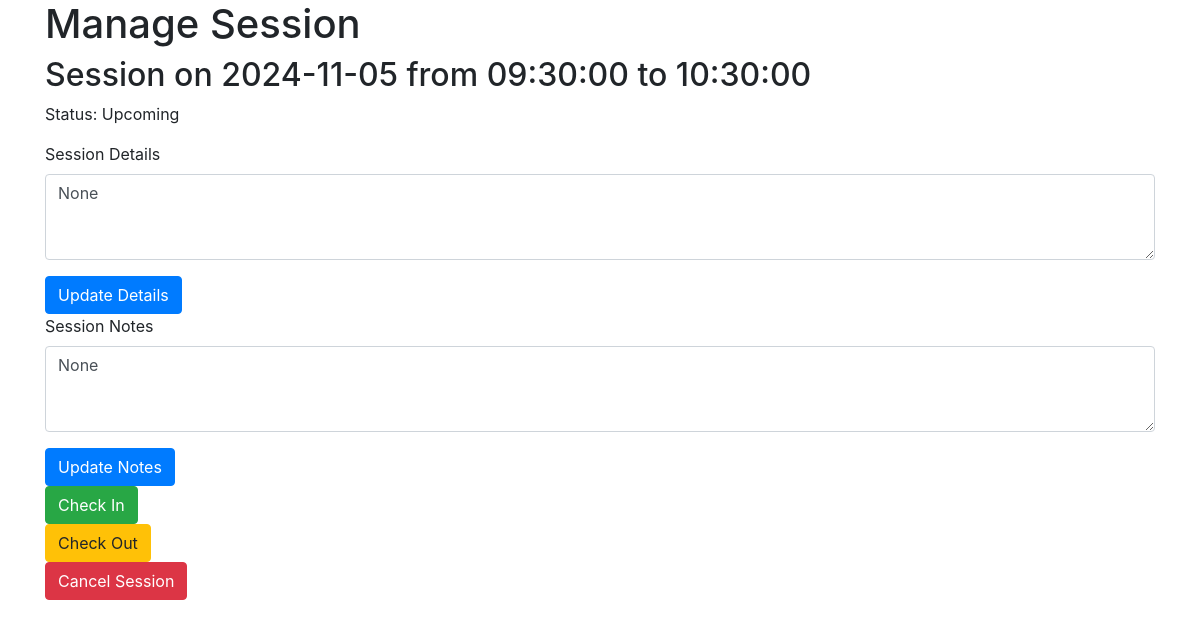
The page /admin/manage_session/1 (signed in) on the database its author committed.
### correct-app.py (models this page shows)
class Availability(db.Model):
    id = db.Column(db.Integer, primary_key=True)
    date = db.Column(db.Date, nullable=False)
    start_time = db.Column(db.Time, nullable=False)
    end_time = db.Column(db.Time, nullable=False)
    is_booked = db.Column(db.Boolean, default=False)
    bookings = db.relationship('Booking', backref='availability', lazy=True)

class Booking(db.Model):
    id = db.Column(db.Integer, primary_key=True)
    user_id = db.Column(db.Integer, db.ForeignKey('user.id'), nullable=False)
    availability_id = db.Column(db.Integer, db.ForeignKey('availability.id'), nullable=False)
    booked_at = db.Column(db.DateTime, default=db.func.current_timestamp())
    session_details = db.Column(db.Text, nullable=True)
    session_notes = db.Column(db.Text, nullable=True)
    status = db.Column(db.String(50), default='Upcoming')
    end_time = db.Column(db.DateTime, nullable=False)
    user = db.relationship('User', backref='bookings')

### correct-app.py (the view, shortened to what this page needs)
@app.route('/admin/manage_session/<int:booking_id>', methods=['GET', 'POST'])
def manage_session(booking_id):
    if 'username' not in session or not User.query.filter_by(username=session['username'], is_admin=True).first():
        return redirect('/login')
    booking = Booking.query.get(booking_id)
    return render_template('manage_session.html', booking=booking)

### templates/manage_session.html (shortened to what this page needs)
<!DOCTYPE html>
<html lang="en">
<head>
    <link rel="stylesheet" href="https://maxcdn.bootstrapcdn.com/bootstrap/4.0.0/css/bootstrap.min.css">
</head>
<body>
    <div class="container">
        <h1>Manage Session</h1>
        <h2>Session on {{ booking.availability.date }} from {{ booking.availability.start_time }} to {{ booking.availability.end_time }}</h2>
        <p>Status: {{ booking.status }}</p>
        <form action="/admin/manage_session/{{ booking.id }}" method="post">
            <div class="form-group">
                <label for="session_details">Session Details</label>
                <textarea class="form-control" id="session_details" name="session_details" rows="3">{{ booking.session_details }}</textarea>
            </div>
            <button type="submit" class="btn btn-primary">Update Details</button>
        </form>
        <form action="/admin/manage_session/{{ booking.id }}" method="post">
            <div class="form-group">
                <label for="session_notes">Session Notes</label>
                <textarea class="form-control" id="session_notes" name="session_notes" rows="3">{{ booking.session_notes }}</textarea>
            </div>
            <button type="submit" class="btn btn-primary">Update Notes</button>
        </form>
        <form action="/admin/manage_session/{{ booking.id }}" method="post">
            <button type="submit" class="btn btn-success">Check In</button>
        </form>
        <form action="/admin/manage_session/{{ booking.id }}" method="post">
            <button type="submit" class="btn btn-warning">Check Out</button>
        </form>
        <form action="/admin/manage_session/{{ booking.id }}" method="post">
            <button type="submit" class="btn btn-danger">Cancel Session</button>
        </form>
    </div>
</body>
</html>

### rows shown on the page
Availability: availability "2024-11-05", availability.start_time "09:30:00", availability.end_time "10:30:00"
Booking: status "Upcoming", session_details "None", session_notes "None"
